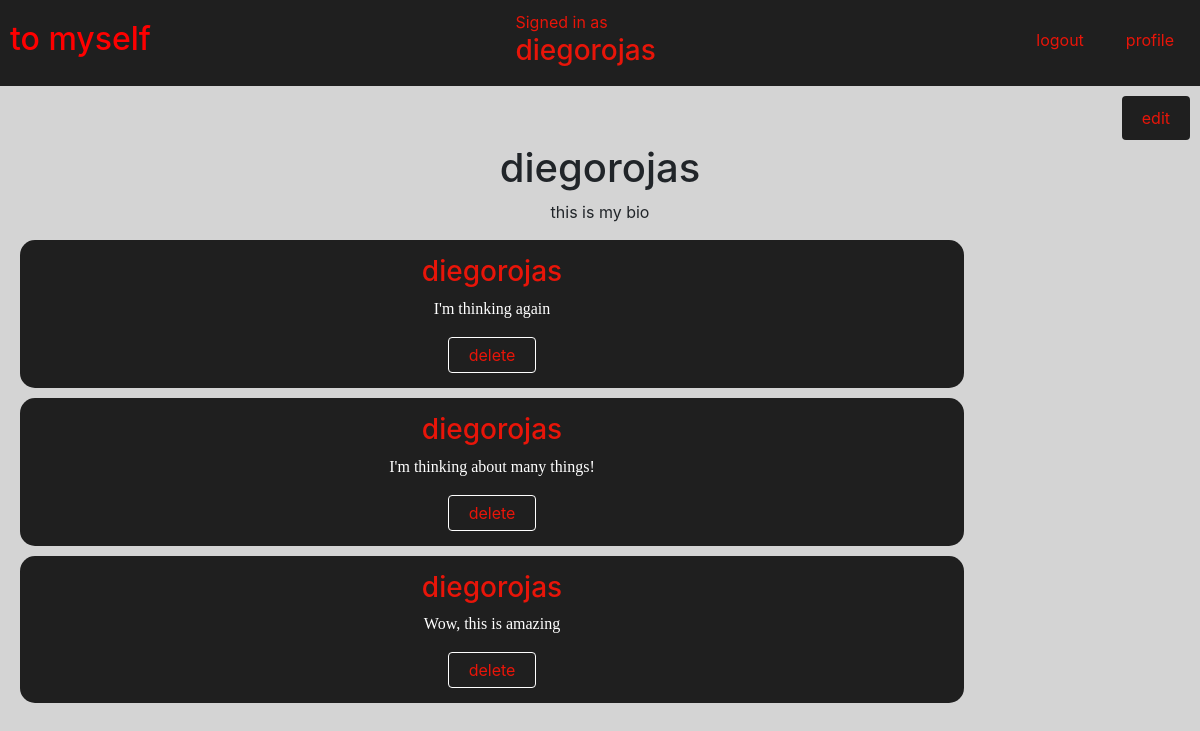
/blog/profile/ (signed in), run on an earlier commit of the app's database.
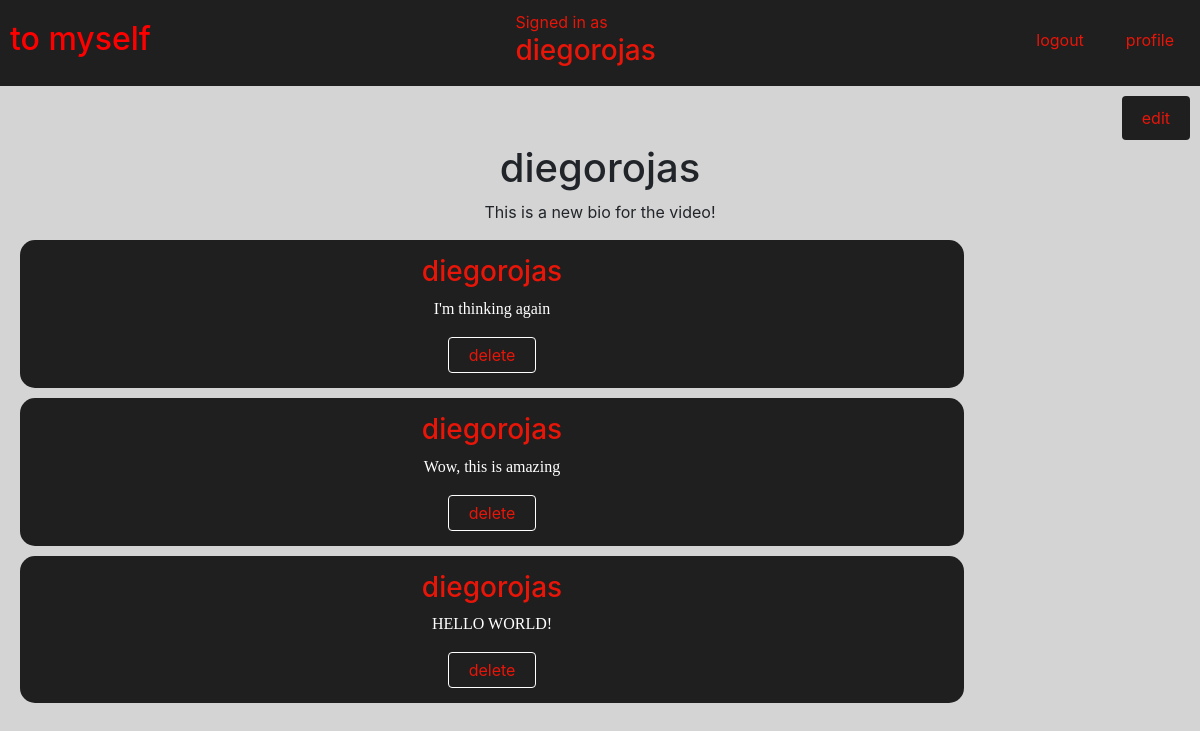
And on a later commit of the database.
### blog/models.py (models this page shows, shortened)
class User(AbstractUser):
    biography = models.TextField(blank=True, max_length=124)

class Thought(models.Model):
    user = models.ForeignKey(User, on_delete=models.CASCADE, related_name="user")
    datetime = models.CharField(max_length=64)
    text = models.TextField(max_length=640)
    likes = models.ManyToManyField(User, blank=True, related_name="thought")

### blog/views.py (the view)
# urls.py: path('profile/', views.profile, name="profile"),
def profile(request):
    if request.method == "POST":
        bio = request.POST['bio']
        user = User.objects.get(username=request.user)
        user.biography = bio
        user.save()
        return HttpResponseRedirect(reverse('profile'))
    thoughts = Thought.objects.filter(user=request.user)
    user = User.objects.get(username=request.user)
    return render(request, 'blog/profile.html',{
        'user': user,
        'thoughts': thoughts
    })

### blog/templates/blog/profile.html (shortened to what this page needs)
{% extends 'blog/layout.html' %}
{% load static %}
{% block body %}
    <div class="profile_div">
        <button class="button-bio" id="edit"> edit </button>
        <br><br>
        <h1> {{user}}</h1>
        {% if not user.biography %}
        <form class="biography_form" method="post" action="{% url 'profile' %}">
            {% csrf_token %}
            write your bio: <textarea name="bio" maxlength="124"> </textarea>
            <input class="button-bio" type="submit" value="post">
             </form>
        {% else %}
        <p class="biography"> {{user.biography}} </p>
        {% for thought in thoughts %}
        <div class="entry">
        <h3 style="color: #e81509;"> {{thought.user}} </h3>
        <p class="thought_text" >{{thought.text}}</p>
        <form id="delete_button" action="{% url 'delete' thought.id %}">
            <input type="submit" value="delete" class="button">
        </form>
        </div>
        {% endfor %}
        {% endif %}
    </div>
{% endblock %}

### blog/templates/blog/layout.html (shortened to what this page needs)
{% load static %}
<!DOCTYPE html>
<html lang="en">
    <head>
        <link rel="stylesheet" href="https://stackpath.bootstrapcdn.com/bootstrap/4.4.1/css/bootstrap.min.css">
        <link href="{% static 'blog/styles.css' %}" rel="stylesheet">
    </head>
    <body>
        <div class="navigation">
            <a href="{% url 'index' %}"> <h2 style="padding: 10px 5px; color: red;"> to myself </h2></a>
            <div>
                {% if user.is_authenticated %}
                    Signed in as <h3> {{user.username}}</h3>
                {% else %}
                    Not signed in.
                {% endif %}
            </div>
            <ul class="nav">
                {% if user.is_authenticated %}
                <li class="nav-item">
                    <a class="nav-link" href="{% url 'logout_view' %}"> logout</a>
                </li>
                <li class="nav-item">
                    <a id="profile" class="nav-link" href="{% url 'profile' %}"> profile </a>
                </li>
                {% endif %}
            </ul>
        </div>
    {% block body %}
    {% endblock %}
    </body>
</html>

### blog/static/blog/styles.css (style rules this page uses)
.navigation { display: flex; justify-content: space-between; padding: 10px 5px; background-color: #1f1f1f; color: #e81509 }
.nav-item { padding: 10px 5px; color: #e81509; text-decoration: none; }
.nav-link { text-decoration: none; color: #e81509; }
body { background-color: #d4d4d4; }
.entry { width: 80%; padding: 15px; background-color: #1f1f1f; color: white; margin: 10px; border-radius: 15px; }
.thought_text { font-family: 'Times New Roman', Times, serif; }
.profile_div { text-align: center; padding: 10px; }
.button-bio { background-color: #1f1f1f; color: #e81509; padding: 10px 20px; border: none; float: inline-end; border-radius: 4px; cursor: pointer; }
.button { background-color: #1f1f1f; color: #e81509; padding: 5px 20px; border: solid white 1px; border-radius: 4px; cursor: pointer; }

What changed in the data, as far as the page shows it:
removed Thought: user "diegorojas", text "I'm thinking about many things!"
changed User "diegorojas": biography "this is my bio" → "This is a new bio for the video!"
added Thought: user "diegorojas", text "HELLO WORLD!"
